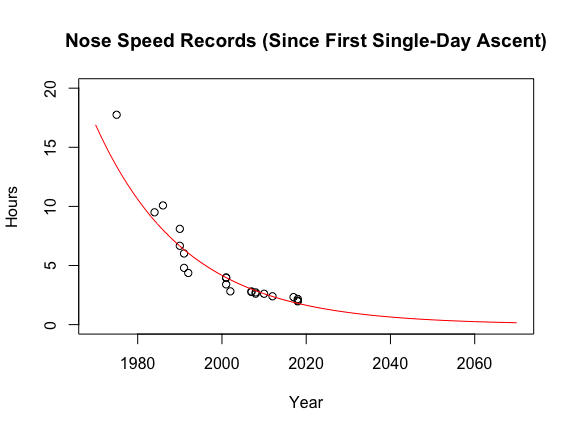

Write the R code that produced this figure.
# Clear environment
rm(list=ls())

# Load required libraries
require(rvest)
require(dplyr)
require(stringr)
require(ggplot2)

# Set url location to The Nose site & download file
url <- 'https://en.wikipedia.org/wiki/The_Nose_(El_Capitan)'
html_file <- download.file(url, destfile = 'El Cap Wiki.html')

# Read the html file
wiki <- read_html('El Cap Wiki.html')

# Pull xml table from the wikipedia url
spd_table <- wiki %>%
    xml_nodes(".wikitable") %>%
    .[2] %>%
    xml_nodes("tr") %>%
    xml_text()

# Parse xml file and split strings into relevant columns
df <- NULL
for(i in 1:(length(spd_table)-1)) {
    if (str_detect(spd_table[i+1],"\n\n") == TRUE)
        {split <- strsplit(spd_table[i+1], "\n\n")}
    else {split <- strsplit(spd_table[i+1], "\n")}
    # split <- strsplit(spd_table[i+1], "\n")
    date <- split[[1]][1]
    team <- split[[1]][2]
    t <- split[[1]][3]
    df <- rbind(df, data.frame(date, team, t))
}
names(df) <- c("date", "team", "t")

# Clean up dataframe for plotting
cdf <- df %>%
    mutate(year = as.numeric(substr(date, 1, 4))) %>%
    mutate(t2 = gsub("\\s*\\([^\\)]+\\)","", t)) %>%
    mutate(t3 = gsub("\\[[^*]+\\]","", t2)) %>%
    mutate(t4 = ifelse(year <= 1992, paste0(t3,":00"), t3)) %>%
    mutate(time = str_pad(t4, 8, pad="0")) %>%
    select(date, year, team, time) %>%
    mutate(duration = as.numeric(substr(time,1,2))*3600 +
                        as.numeric(substr(time,4,5))*60 +
                        as.numeric(substr(time,7,8))) %>%
    mutate(hours = duration / 3600)

# Check final structure
str(cdf)

# Fit a simple logistic function to data
exp.fit <- lm(log(hours) ~ year, data = cdf)
summary(exp.fit)
timevalues <- seq(min(cdf$year)-5, 2070, .1)
exp.pred <- exp(predict(exp.fit, list(year=timevalues)))

# Print basic plot with fitted line
plot(hours~year, data=cdf,
    main = "Nose Speed Records (Since First Single-Day Ascent)",
    xlab = "Year", ylab = "Hours",
    xlim = c(min(cdf$year)-5, 2070), ylim = c(0, 20))
lines(timevalues, exp.pred, col = "red")
